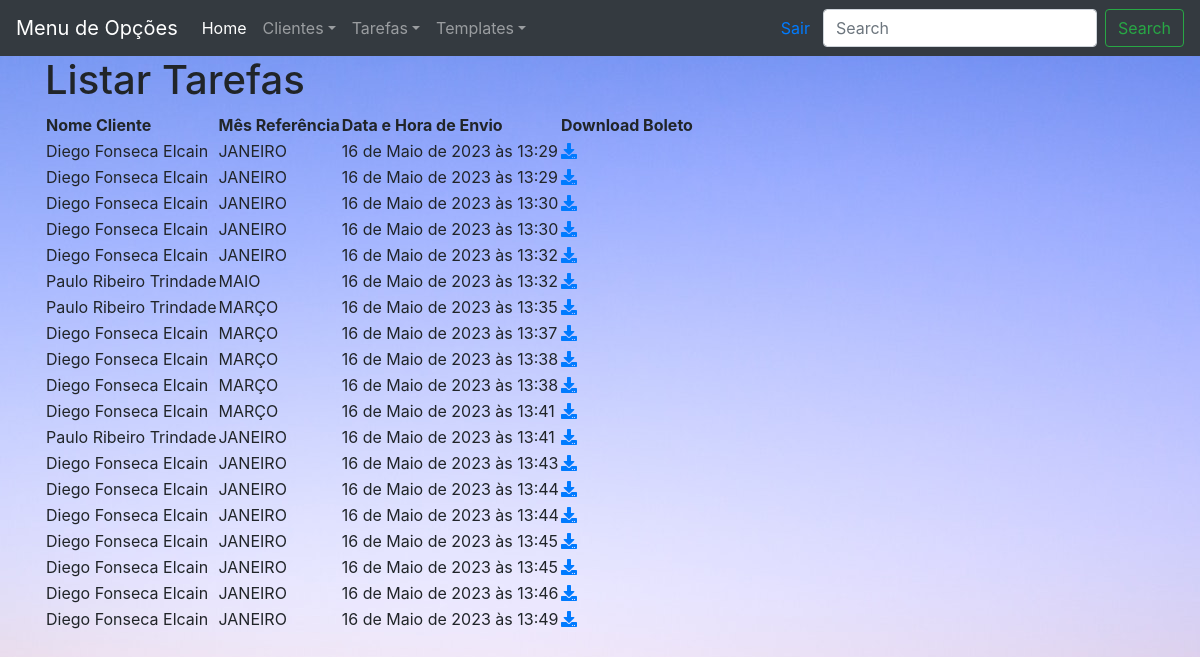
The app's page /tarefas/ (signed in), older data.
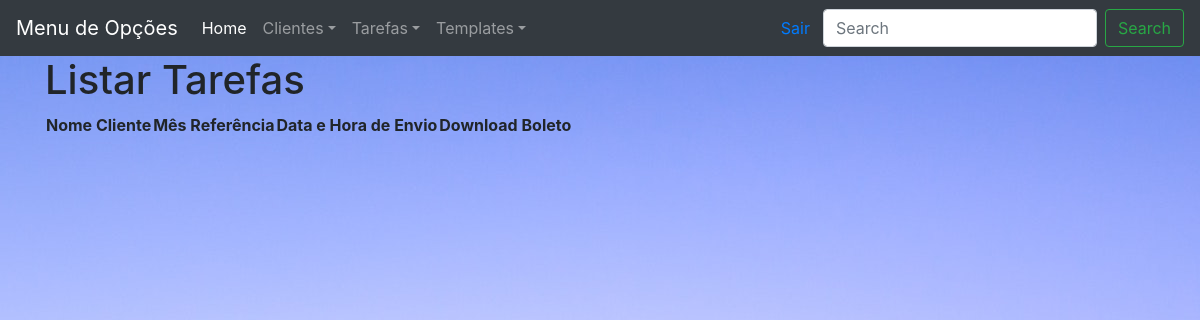
The same page, newer data.
### cristal/models.py (models this page shows, shortened)
class TarefaModel(models.Model):
    objects = None
    MES = (
        ('JANEIRO', 'JANEIRO'),
        ('FEVEREIRO', 'FEVEREIRO'),
        ('MARÇO', 'MARÇO'),
        ('ABRIL', 'ABRIL'),
        ('MAIO', 'MAIO'),
        ('JUNHO', 'JUNHO'),
        ('JULHO', 'JULHO'),
        ('AGOSTO', 'AGOSTO'),
        ('SETEMBRO', 'SETEMBRO'),
        ('OUTUBRO', 'OUTUBRO'),
        ('NOVEMBRO', 'NOVEMBRO'),
        ('DEZEMBRO', 'DEZEMBRO'),
    )
    mes = models.CharField(max_length=10, choices=MES, default='null')
    data_boleto = models.DateTimeField("Data Boleto", auto_now_add=True)
    nome = models.ForeignKey(Cliente, on_delete=models.CASCADE)
    boleto = models.FileField(upload_to='cristal/static/cristal/', default='null')
    status_entrega = models.CharField(max_length=100, blank=True)
    email_template = models.ForeignKey(EmailModel, on_delete=models.CASCADE, blank=True, null=True)
    usuario = models.ForeignKey(User, on_delete=models.PROTECT)

class Cliente(models.Model):
    nome = models.CharField(max_length=200)
    email = models.EmailField(max_length=100)
    cpf = CPFField(masked=False, blank=True)
    cnpj = CNPJField(masked=False, blank=True)
    created_at = models.DateTimeField(auto_now_add=True)
    updated_at = models.DateTimeField(auto_now=True)
    usuario = models.ForeignKey(User, on_delete=models.PROTECT)
    def __str__(self):
        return self.nome

### cristal/views.py (the view)
# urls.py: path("tarefas/", views.tarefas_listar, name='tarefas_listar'),
@login_required
def tarefas_listar(request):
    tarefas = TarefaModel.objects.filter(usuario=request.user)
    return render(request=request, template_name="cristal/tarefa_lista.html", context={'tarefas': tarefas})

### templates/cristal/tarefa_lista.html
{% extends 'cristal/base.html' %}
{% block content %}
{% load crispy_forms_tags %}
<div class="container">
    <h1>Listar Tarefas</h1>
       <table>
            <thead>
                <tr>
                    <th>Nome Cliente </th>
                    <th>Mês Referência </th>
                    <th>Data e Hora de Envio</th>
                    <th>Download Boleto </th>
                </tr>
            </thead>
            <tbody>
            {% for t in tarefas %}
                <tr>
                    <td>{{t.nome}}</td>
                    <td>{{t.mes}}</td>
                    <td>{{t.data_boleto}}</td>
                    <td><a href="/media/{{t.boleto}}"><i class="fa fa-download"></td>
                </tr>
                {% endfor %}
            </tbody>
       </table>
</div>
{% endblock %}

### templates/cristal/base.html (shortened to what this page needs)
{% load static %}
<!doctype html>
<html lang="PT-BR">
<head>
    <link rel="stylesheet" href="https://use.fontawesome.com/releases/v5.7.2/css/all.css">
    <link href="https://stackpath.bootstrapcdn.com/bootstrap/4.3.1/css/bootstrap.min.css" rel="stylesheet">
    <link rel="stylesheet" href="{% static 'cristal/style.css' %}">
</head>
<body>
    {% if user.is_authenticated %}
<nav class="navbar navbar-expand-md navbar-dark fixed-top bg-dark">
      <a class="navbar-brand" href="#">Menu de Opções</a>
      <div class="collapse navbar-collapse" id="navbarsExampleDefault">
        <ul class="navbar-nav mr-auto">
          <li class="nav-item active">
            <a class="nav-link" href="{% url 'cristal:index' %}">Home <span class="sr-only">(current)</span></a>
          </li>
            <li class="nav-item dropdown">
                <a class="nav-link dropdown-toggle" href="http://example.com" id="dropdown01" data-toggle="dropdown" aria-haspopup="true" aria-expanded="false">Clientes</a>
          </li>
            <li class="nav-item dropdown">
            <a class="nav-link dropdown-toggle" href="http://example.com" id="dropdown02" data-toggle="dropdown" aria-haspopup="true" aria-expanded="false">Tarefas</a>
          </li>
          <li class="nav-item dropdown">
            <a class="nav-link dropdown-toggle" href="http://example.com" id="dropdown03" data-toggle="dropdown" aria-haspopup="true" aria-expanded="false">Templates</a>
          </li>
        </ul>
          <form method="post" action="{% url 'account_logout' %}">
              {% if user.is_authenticated %}
                <button class="btn btn-link" type="submit">Sair</button>
              {% endif %}
          </form>
        <form class="form-inline my-2 my-lg-0">
          <input class="form-control mr-sm-2" type="text" placeholder="Search" aria-label="Search">
          <button class="btn btn-outline-success my-2 my-sm-0" type="submit">Search</button>
        </form>
      </div>
</nav>
<div class="container-fluid">
    <nav class="navbar navbar-expand-lg navbar-light bg-light">
    <a class="navbar-brand" href="/">Envia Fácil</a>
    </nav>
</div>
    {% endif %}
{% block content %}
{% endblock %}
</body>
</html>

Row changes from the older to the newer data that the page shows:
removed TarefaModel: nome "Diego Fonseca Elcain", mes "JANEIRO", data_boleto "16 de Maio de 2023 às 13:29"
removed TarefaModel: nome "Diego Fonseca Elcain", mes "JANEIRO", data_boleto "16 de Maio de 2023 às 13:29"
removed TarefaModel: nome "Diego Fonseca Elcain", mes "JANEIRO", data_boleto "16 de Maio de 2023 às 13:30"
removed TarefaModel: nome "Diego Fonseca Elcain", mes "JANEIRO", data_boleto "16 de Maio de 2023 às 13:30"
removed TarefaModel: nome "Diego Fonseca Elcain", mes "JANEIRO", data_boleto "16 de Maio de 2023 às 13:32"
removed TarefaModel: nome "Paulo Ribeiro Trindade", mes "MAIO", data_boleto "16 de Maio de 2023 às 13:32"
removed TarefaModel: nome "Paulo Ribeiro Trindade", mes "MARÇO", data_boleto "16 de Maio de 2023 às 13:35"
removed TarefaModel: nome "Diego Fonseca Elcain", mes "MARÇO", data_boleto "16 de Maio de 2023 às 13:37"
removed TarefaModel: nome "Diego Fonseca Elcain", mes "MARÇO", data_boleto "16 de Maio de 2023 às 13:38"
removed TarefaModel: nome "Diego Fonseca Elcain", mes "MARÇO", data_boleto "16 de Maio de 2023 às 13:38"
removed TarefaModel: nome "Diego Fonseca Elcain", mes "MARÇO", data_boleto "16 de Maio de 2023 às 13:41"
removed TarefaModel: nome "Paulo Ribeiro Trindade", mes "JANEIRO", data_boleto "16 de Maio de 2023 às 13:41"
removed TarefaModel: nome "Diego Fonseca Elcain", mes "JANEIRO", data_boleto "16 de Maio de 2023 às 13:43"
removed TarefaModel: nome "Diego Fonseca Elcain", mes "JANEIRO", data_boleto "16 de Maio de 2023 às 13:44"
removed TarefaModel: nome "Diego Fonseca Elcain", mes "JANEIRO", data_boleto "16 de Maio de 2023 às 13:44"
removed TarefaModel: nome "Diego Fonseca Elcain", mes "JANEIRO", data_boleto "16 de Maio de 2023 às 13:45"
removed TarefaModel: nome "Diego Fonseca Elcain", mes "JANEIRO", data_boleto "16 de Maio de 2023 às 13:45"
removed TarefaModel: nome "Diego Fonseca Elcain", mes "JANEIRO", data_boleto "16 de Maio de 2023 às 13:46"
removed TarefaModel: nome "Diego Fonseca Elcain", mes "JANEIRO", data_boleto "16 de Maio de 2023 às 13:49"
